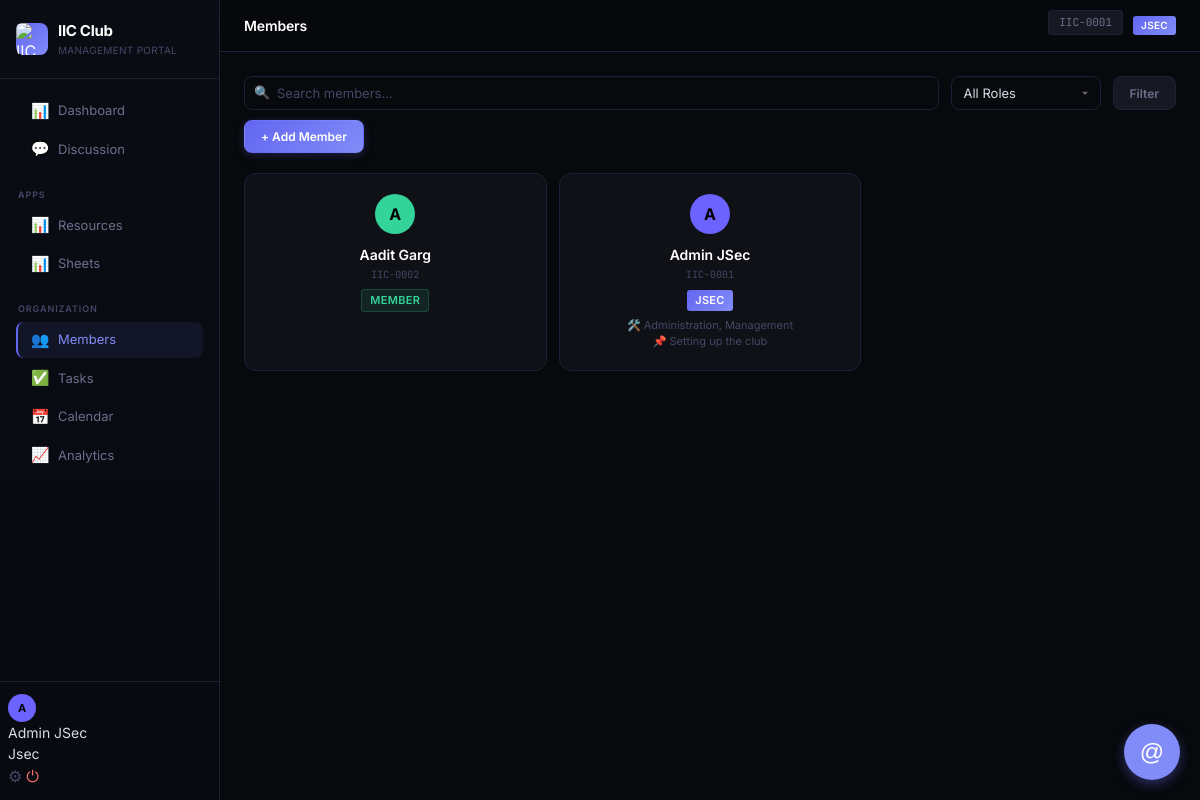
/members (signed in), run on the app's committed database.
### models.py (models this page shows, shortened)
class User(db.Model):
    __tablename__ = 'users'
    id = db.Column(db.Integer, primary_key=True)
    unique_id = db.Column(db.String(20), unique=True, nullable=False)  # IIC-0001
    name = db.Column(db.String(100), nullable=False)
    email = db.Column(db.String(120), unique=True, nullable=False)
    password_hash = db.Column(db.String(256), nullable=False)
    role = db.Column(db.String(20), nullable=False, default='member')  # jsec, coordinator, member
    expertise = db.Column(db.String(255), default='')
    current_work = db.Column(db.String(255), default='')
    bio = db.Column(db.Text, default='')
    avatar_color = db.Column(db.String(7), default='#6C63FF')
    joined_at = db.Column(db.DateTime, default=datetime.utcnow)
    last_seen = db.Column(db.DateTime, default=datetime.utcnow)
    is_online = db.Column(db.Boolean, default=False)
    has_seen_tour = db.Column(db.Boolean, default=False)
    messages = db.relationship('Message', backref='author', lazy=True)
    resources = db.relationship('Resource', backref='shared_by', lazy=True)
    tasks_created = db.relationship('Task', foreign_keys='Task.created_by', backref='creator', lazy=True)
    events_created = db.relationship('Event', backref='creator', lazy=True)
    channel_memberships = db.relationship('ChannelMember', foreign_keys='ChannelMember.user_id', backref='member', lazy=True, cascade="all, delete-orphan")
    def can_manage_members(self):
        return self.role == 'jsec'

### views.py (the view)
@views.route('/members')
@login_required
def members():
    search = request.args.get('q', '').strip()
    role_filter = request.args.get('role', '')
    query = User.query
    if search:
        query = query.filter(User.name.contains(search) | User.email.contains(search))
    if role_filter:
        query = query.filter_by(role=role_filter)
    all_members = query.order_by(User.name).all()
    return render_template('members.html', members=all_members, search=search, role_filter=role_filter)

### helpers.py (called while the page is built)
def get_current_user():
    user_id = session.get('user_id')
    if user_id:
        return User.query.get(user_id)
    return None

def login_required(f):
    @wraps(f)
    def decorated_function(*args, **kwargs):
        if 'user_id' not in session:
            flash('Please log in to access this page.', 'warning')
            return redirect(url_for('auth.login'))
        return f(*args, **kwargs)
    return decorated_function

### views.py (called while the page is built)
@views.app_context_processor
def inject_user():
    user = get_current_user()
    return dict(current_user=user)

### templates/members.html (shortened to what this page needs)
{% extends 'base.html' %}
{% block page_title %}Members{% endblock %}
{% block content %}
<div class="search-bar">
    <form class="d-flex gap-1 w-100" method="GET" action="{{ url_for('views.members') }}"
        style="flex-wrap: wrap; gap: 12px;">
        <div class="search-input-wrap">
            <span class="search-icon">🔍</span>
            <input type="text" name="search" class="form-control" placeholder="Search members..." value="{{ search }}">
        </div>
        <select name="role" class="form-control" style="width: auto; min-width: 150px;">
            <option value="">All Roles</option>
        </select>
        <button type="submit" class="btn btn-secondary">Filter</button>
    </form>
    {% if current_user.can_manage_members() %}
    <button class="btn btn-primary" onclick="openModal('addMemberModal')">+ Add Member</button>
    {% endif %}
</div>
<div class="members-grid">
    {% for member in members %}
    <a href="{{ url_for('views.member_profile', member_id=member.id) }}" class="member-card"
        style="animation-delay: {{ loop.index0 * 0.05 }}s;">
        <div class="member-avatar" style="background-color: {{ member.avatar_color }};">
            {{ member.name[0] | upper }}
        </div>
        <div class="member-name">{{ member.name }}</div>
        <div class="member-id">{{ member.unique_id }}</div>
        <div class="profile-role role-{{ member.role }}" style="font-size: 11px;">{{ member.role | upper }}</div>
        {% if member.expertise %}
        <div class="member-expertise mt-1">🛠️ {{ member.expertise }}</div>
        {% endif %}
        {% if member.current_work %}
        <div class="member-expertise">📌 {{ member.current_work }}</div>
        {% endif %}
    </a>
    {% endfor %}
</div>
{% endblock %}

### templates/base.html (shortened to what this page needs)
<!DOCTYPE html>
<html lang="en">
<head>
    <link rel="stylesheet" href="{{ url_for('static', filename='css/style.css') }}">
    <link rel="stylesheet" href="https://cdn.jsdelivr.net/npm/driver.js@1.0.1/dist/driver.css"/>
</head>
<body>
    {% if current_user %}
    <div class="app-layout">
        <aside class="sidebar">
            <div class="sidebar-header">
                <div class="sidebar-logo">
                    <div class="logo-icon"><img src="{{ url_for('static', filename='iiclogo.png') }}" alt="IIC"
                            style="width: 32px; height: 32px; border-radius: 6px;"></div>
                    <div>
                        <span class="logo-text">IIC Club</span>
                        <span class="logo-sub">Management Portal</span>
                    </div>
                </div>
            </div>
            <nav class="sidebar-nav">
                <div class="nav-section">
                    <button id="mentionToggle" class="mention-btn-toggle" onclick="toggleMentionPanel()">
                        @
                    </button>
                    <a href="{{ url_for('views.dashboard') }}"
                        class="nav-link {% if request.endpoint == 'views.dashboard' %}active{% endif %}">
                        <span class="nav-icon">📊</span> Dashboard
                    </a>
                    <a href="{{ url_for('views.discussion') }}"
                        class="nav-link {% if request.endpoint == 'views.discussion' %}active{% endif %}">
                        <span class="nav-icon">💬</span> Discussion
                    </a>
                </div>
                <div class="nav-section">
                    <div class="nav-section-title">Apps</div>
                    <a href="{{ url_for('views.resources') }}"
                        class="nav-link {% if request.endpoint == 'views.resources' %}active{% endif %}">
                        <span class="nav-icon">📊</span> Resources
                    </a>
                    <a href="{{ url_for('views.sheets') }}"
                        class="nav-link {% if request.endpoint in ['views.sheets', 'views.sheet_view'] %}active{% endif %}">
                        <span class="nav-icon">📊</span> Sheets
                    </a>
                </div>
                <div class="nav-section">
                    <div class="nav-section-title">Organization</div>
                    <a href="{{ url_for('views.members') }}"
                        class="nav-link {% if request.endpoint in ['views.members', 'views.member_profile'] %}active{% endif %}">
                        <span class="nav-icon">👥</span> Members
                    </a>
                    <a href="{{ url_for('views.tasks') }}"
                        class="nav-link {% if request.endpoint == 'views.tasks' %}active{% endif %}">
                        <span class="nav-icon">✅</span> Tasks
                    </a>
                    <a href="{{ url_for('views.calendar_view') }}"
                        class="nav-link {% if request.endpoint == 'views.calendar_view' %}active{% endif %}">
                        <span class="nav-icon">📅</span> Calendar
                    </a>
                    {% if current_user.role in ['jsec', 'coordinator'] %}
                    <a href="{{ url_for('views.analytics') }}"
                        class="nav-link {% if request.endpoint == 'views.analytics' %}active{% endif %}">
                        <span class="nav-icon">📈</span> Analytics
                    </a>
                    {% endif %}
                </div>
            </nav>
            <div class="sidebar-footer">
                <div class="user-mini-profile">
                    <div class="user-avatar" style="background-color: {{ current_user.avatar_color }}">
                        {{ current_user.name[0] | upper }}
                    </div>
                    <div class="user-info">
                        <div class="user-name">{{ current_user.name }}</div>
                        <div class="user-role">{{ current_user.role | title }}</div>
                    </div>
                    <div class="user-actions" style="margin-left: auto; display: flex; gap: 4px;">
                        <button onclick="openChangePasswordModal()" title="Change Password" style="background:none;border:none;cursor:pointer;color:var(--text-muted);font-size:16px;">⚙</button>
                        <a href="{{ url_for('auth.logout') }}" title="Logout" style="color: var(--red); text-decoration: none; font-size: 16px;">⏻</a>
                    </div>
                </div>
            </div>
        </aside>
        <main class="main-content">
            <header class="topbar">
                <div class="d-flex align-center gap-2">
                    <h1 class="topbar-title">{% block page_title %}Dashboard{% endblock %}</h1>
                </div>
                <div class="topbar-actions">
                    <span class="profile-id">{{ current_user.unique_id }}</span>
                    <span class="profile-role role-{{ current_user.role }}">{{ current_user.role }}</span>
                </div>
            </header>
            <div class="page-content">
                {% block content %}{% endblock %}
            </div>
        </main>
    </div>
    {% else %}
    {% block fullpage %}{% endblock %}
    {% endif %}
</body>
</html>

### data on the page
User: name "A", name "Admin JSec", role "Jsec", unique_id "IIC-0001", role "JSEC", expertise "Administration, Management", current_work "Setting up the club"
User: name "A", name "Aadit Garg", unique_id "IIC-0002", role "MEMBER"
